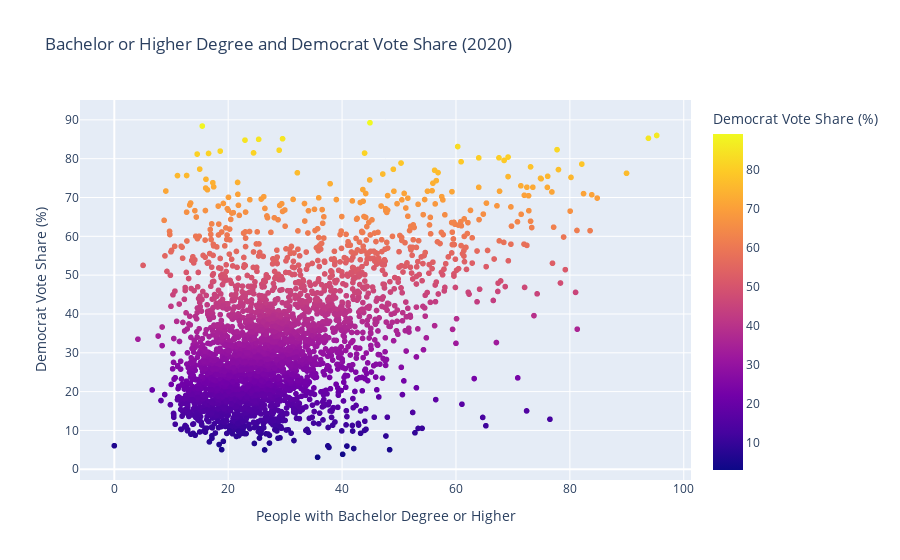

Here is the notebook cell this chart was saved with:
### Code cell
# Calculate the Bachelor Degree and remove anomalies
educ["BachOrHigher"] = educ["Young_Higher_Education"] + educ["Mature_Higher_Education"]
educ = educ[educ["BachOrHigher"] <= 100]

# Calculate the total votes
educ["Total_Votes"] = educ["DEMOCRAT"] + educ["REPUBLICAN"] + educ["OTHER"]

# Calculate the Bachelor Degree Share
educ["Democrat_Vote_Share"] = (educ["DEMOCRAT"] / educ["Total_Votes"]) * 100

# Create the scatter plot
fig = px.scatter(
    educ,
    x="BachOrHigher",
    y="Democrat_Vote_Share",
    color="Democrat_Vote_Share",
    hover_data=["state_name", "county_name"],
    title="Bachelor or Higher Degree and Democrat Vote Share (2020)",
    labels={
        "BachOrHigher": "People with Bachelor Degree or Higher",
        "Democrat_Vote_Share": "Democrat Vote Share (%)",
    },
)

fig.show()

### Figure 1 — Plotly figure (JSON) as saved in the notebook; plotly's stock layout.template omitted (floating-point values rounded to 4 significant figures; data arrays with more than 128 entries replaced by an {"elided": "..."} marker saying what was removed)
{"data": [{"customdata": {"elided": "3105x2 str values"}, "hovertemplate": "People with Bachelor Degree or Higher=%{x}<br>Democrat Vote Share (%)=%{marker.color}<br>state_name=%{customdata[0]}<br>county_name=%{customdata[1]}<extra></extra>", "legendgroup": "", "marker": {"color": {"elided": "3105 float values"}, "coloraxis": "coloraxis", "symbol": "circle"}, "mode": "markers", "name": "", "showlegend": false, "type": "scattergl", "x": {"elided": "3105 float values"}, "xaxis": "x", "y": {"elided": "3105 float values"}, "yaxis": "y"}], "layout": {"coloraxis": {"colorbar": {"title": {"text": "Democrat Vote Share (%)"}}, "colorscale": [[0, "#0d0887"], [0.1111, "#46039f"], [0.2222, "#7201a8"], [0.3333, "#9c179e"], [0.4444, "#bd3786"], [0.5556, "#d8576b"], [0.6667, "#ed7953"], [0.7778, "#fb9f3a"], [0.8889, "#fdca26"], [1, "#f0f921"]]}, "legend": {"tracegroupgap": 0}, "title": {"text": "Bachelor or Higher Degree and Democrat Vote Share (2020)"}, "xaxis": {"anchor": "y", "domain": [0, 1], "title": {"text": "People with Bachelor Degree or Higher"}}, "yaxis": {"anchor": "x", "domain": [0, 1], "title": {"text": "Democrat Vote Share (%)"}}}}
